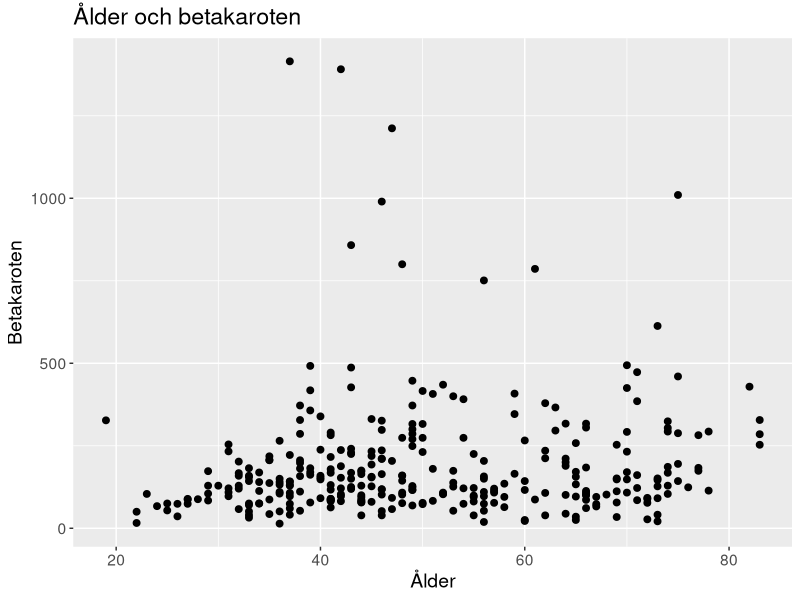
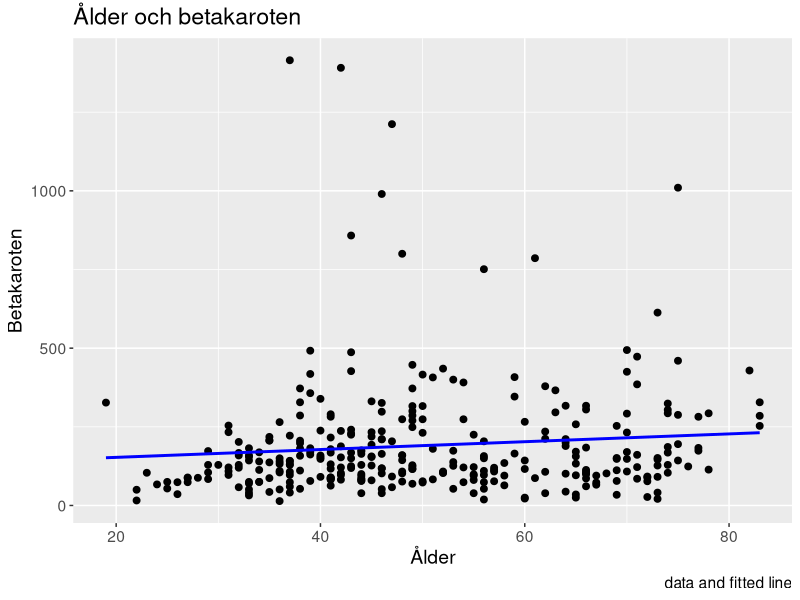
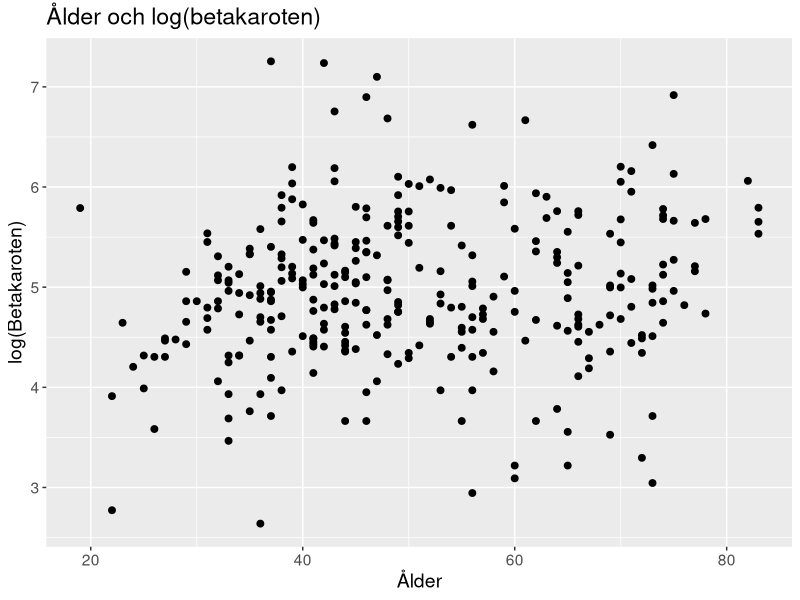
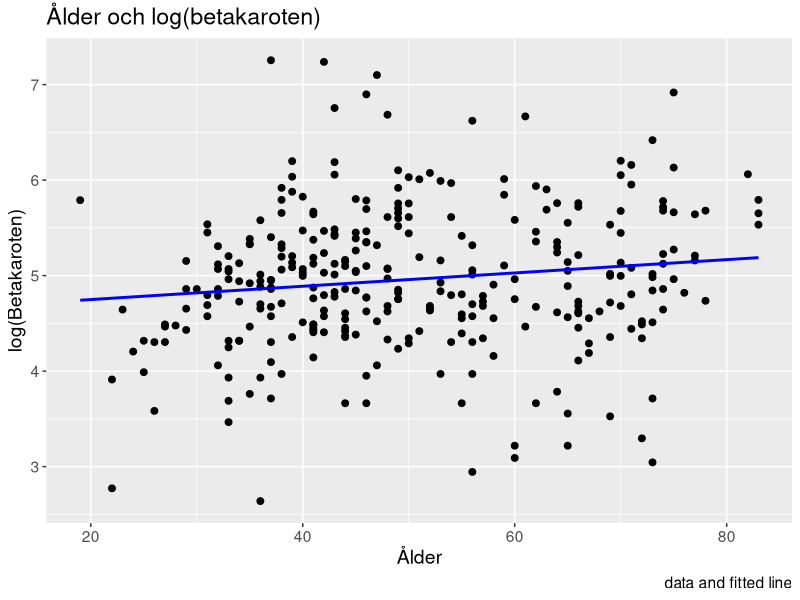
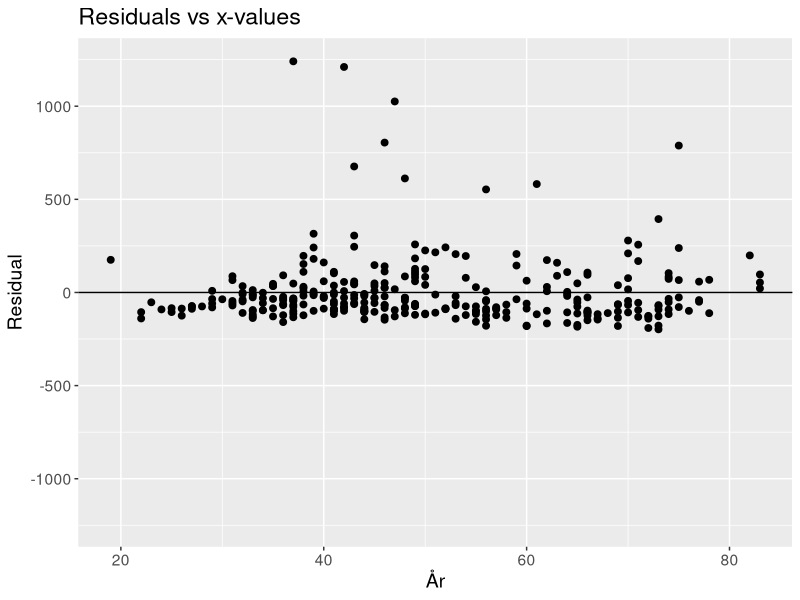
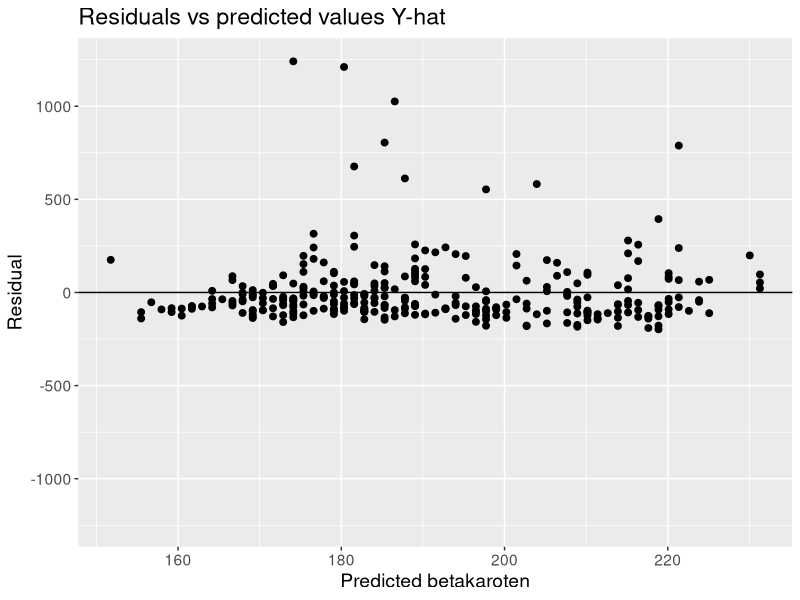
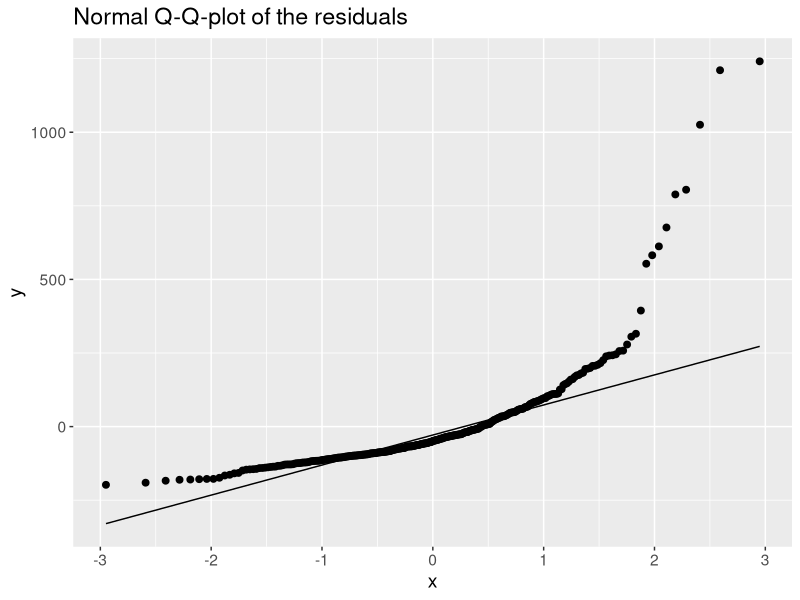
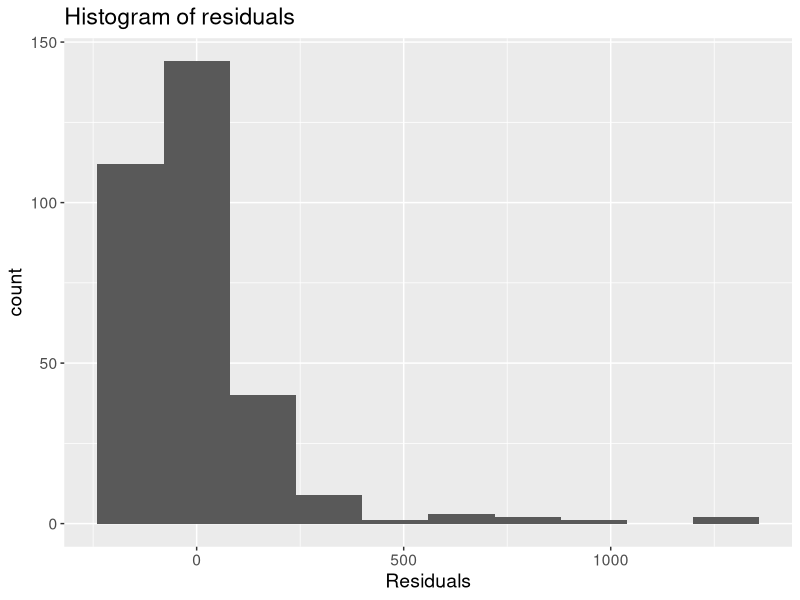

Generate these figures, in order, with R:
# Import ggplot library
library(ggplot2)

# Read data file
plasma <- read.delim("Data/plasma.txt")
head(plasma)
summary(plasma)

# Delete data point with betaplasma=0
newplasma <- plasma[plasma$betaplasma > 0, ]

# Find minimum age
minage <- min(newplasma$betaplasma)

###### Linear model ######
newplasma.model1 <- lm(betaplasma ~ I(age - minage), data = newplasma)
summary(newplasma.model1)

# Fit a line
newplasma.pred1 <- 
  cbind(newplasma, 
        fit = predict(newplasma.model1),
        conf = predict(newplasma.model1, interval = "confidence"))
        # pred = predict(newplasma.model1, interval = "prediction"))
head(newplasma.pred1)
# get rid of the extra fits
newplasma.pred1$conf.fit <- newplasma.pred1$pred.fit <- NULL
head(newplasma.pred1)

# Plot beta-carotene against age
(
  plot.data1 <- 
    ggplot(data = newplasma.pred1, aes(x = age, y = betaplasma)) + 
    geom_point(size = 2) +
    xlab("Ålder") +
    ylab("Betakaroten") +
    labs(title = "Ålder och betakaroten") +
    theme(text = element_text(size = 14))
)

# Add the fitted line to the data plot
(
  plot.line1 <- plot.data1 + 
    geom_line(aes(y = fit), color = "blue", size = 1) +
    labs(caption = "data and fitted line")
)

###### Logarithmic model ######
newplasma.model2 <- lm(log(betaplasma) ~ I(age - minage), data = newplasma)

# Fit a log line
newplasma.pred2 <- 
  cbind(newplasma, 
        fit = predict(newplasma.model2),
        conf = predict(newplasma.model2, interval = "confidence"))
        # pred = predict(newplasma.model2, interval = "prediction"))
head(newplasma.pred2)
# get rid of the extra fits
# newplasma.pred1$conf.fit <- newplasma.pred2$pred.fit <- NULL
head(newplasma.pred2)

# Plot log(beta-carotene) against age
(
  plot.data2 <- 
    ggplot(data = newplasma.pred2, aes(x = age, y = log(betaplasma))) + 
    geom_point(size = 2) +
    xlab("Ålder") +
    ylab("log(Betakaroten)") +
    labs(title = "Ålder och log(betakaroten)") +
    theme(text = element_text(size = 14))
)
# Add the fitted line to the data plot
(
  plot.line2 <- plot.data2 + 
    geom_line(aes(y = fit), color = "blue", size = 1) +
    labs(caption = "data and fitted line")
)


###### Residual Analysis ######
### Linear model ###

# Add the residuals to the predicted data
newplasma.pred1$e <- newplasma.model1$residuals
head(newplasma.pred1)

# Save the max-value in order to make the y-axis symmetrical 
# in the plots.
(max1.e <- max(abs(newplasma.pred1$e)))
(newplasma.elims1 <- c(-max1.e, max1.e))

# Plot residuals against x, add a horizontal line at y=0,
# and expand the y-axis to include +/- max residual.

ggplot(data = newplasma.pred1, 
       aes(x = age, y = e)) +
  geom_point(size = 2) +
  geom_hline(yintercept = 0) +
  expand_limits(y = newplasma.elims1) +
  xlab("År") +
  ylab("Residual") +
  labs(title = "Residuals vs x-values") +
  theme(text = element_text(size = 14))

# Plot residuals against yhat, add a horizontal line at y=0,
# and expand the y-axis to include +/- max residual.

ggplot(data = newplasma.pred1, aes(x = fit, y = e)) +
  geom_point(size = 2) +
  geom_hline(yintercept = 0) +
  expand_limits(y = newplasma.elims1) +
  xlab("Predicted betakaroten") +
  ylab("Residual") +
  labs(title = "Residuals vs predicted values Y-hat") +
  theme(text = element_text(size = 14))

# Make a normal qq-plot of the residuals.
ggplot(data = newplasma.pred1, aes(sample = e)) +
  geom_qq(size = 2) +
  geom_qq_line() +
  labs(title = "Normal Q-Q-plot of the residuals") +
  theme(text = element_text(size = 14))

# Histogram of the residuals:
ggplot(data = newplasma.pred1, aes(x = e)) +
  geom_histogram(bins = 10) +
  xlab("Residuals") +
  labs(title = "Histogram of residuals") +
  theme(text = element_text(size = 14))




### Logarithmic model ###

# Add the residuals to the predicted data
newplasma.pred2$e <- newplasma.model2$residuals
head(newplasma.pred2)

# Save the max-value in order to make the y-axis symmetrical 
# in the plots.
(max2.e <- max(abs(newplasma.pred2$e)))
(newplasma.elims2 <- c(-max2.e, max2.e))

# Plot residuals against x, add a horizontal line at y=0,
# and expand the y-axis to include +/- max residual.

ggplot(data = newplasma.pred2, 
       aes(x = age, y = e)) +
  geom_point(size = 2) +
  geom_hline(yintercept = 0) +
  expand_limits(y = newplasma.elims2) +
  xlab("År") +
  ylab("Residual") +
  labs(title = "Residuals vs x-values") +
  theme(text = element_text(size = 14))

# Plot residuals against yhat, add a horizontal line at y=0,
# and expand the y-axis to include +/- max residual.

ggplot(data = newplasma.pred2, aes(x = fit, y = e)) +
  geom_point(size = 2) +
  geom_hline(yintercept = 0) +
  expand_limits(y = newplasma.elims2) +
  xlab("Predicted betakaroten") +
  ylab("Residual") +
  labs(title = "Residuals vs predicted values Y-hat") +
  theme(text = element_text(size = 14))

# Make a normal qq-plot of the residuals.
ggplot(data = newplasma.pred2, aes(sample = e)) +
  geom_qq(size = 2) +
  geom_qq_line() +
  labs(title = "Normal Q-Q-plot of the residuals") +
  theme(text = element_text(size = 14))

# Histogram of the residuals:
ggplot(data = newplasma.pred2, aes(x = e)) +
  geom_histogram(bins = 10) +
  xlab("Residuals") +
  labs(title = "Histogram of residuals") +
  theme(text = element_text(size = 14))

## Choosing logarithmic model!
